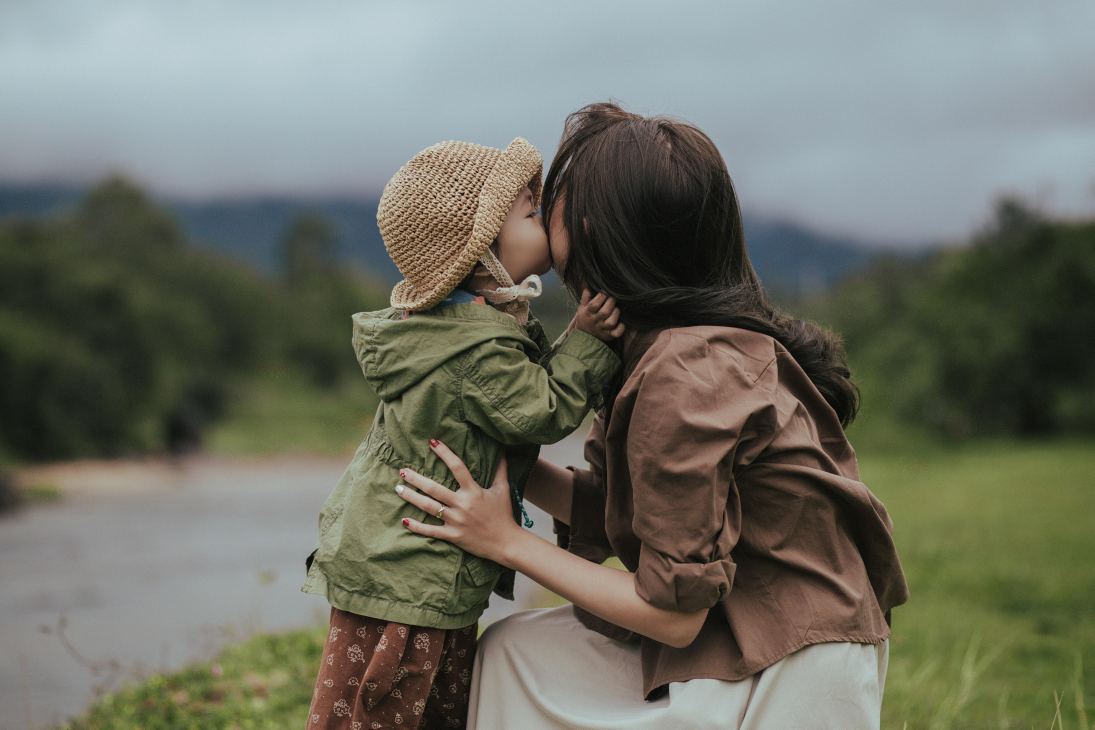
#> input picture college ki mathafodi/Love.jpg, 5472 x 3648 px (shown at 1/5 size)
$ python gray_level_slicing.py
#> lines starting #> are read from the running program, lines starting #| are printed output that depends on the picture; after the words box and inside, x2 and y2 are one past the last pixel; in counts of white or black regions, pixels touching at a corner belong together
import cv2
import numpy as np
from pathlib import Path

def gray_level_slicing(image_path, A, B, preserve_bg=False, highlight_val=255):
   #A, B: Lower and upper intensity threshold limits.


  # Load image directly in grayscale (single I/O operation)
#> called with image_path = 'college ki mathafodi/Love.jpg', A = 100, B = 200, preserve_bg = False, highlight_val = 255
  img = cv2.imread(image_path, cv2.IMREAD_GRAYSCALE)
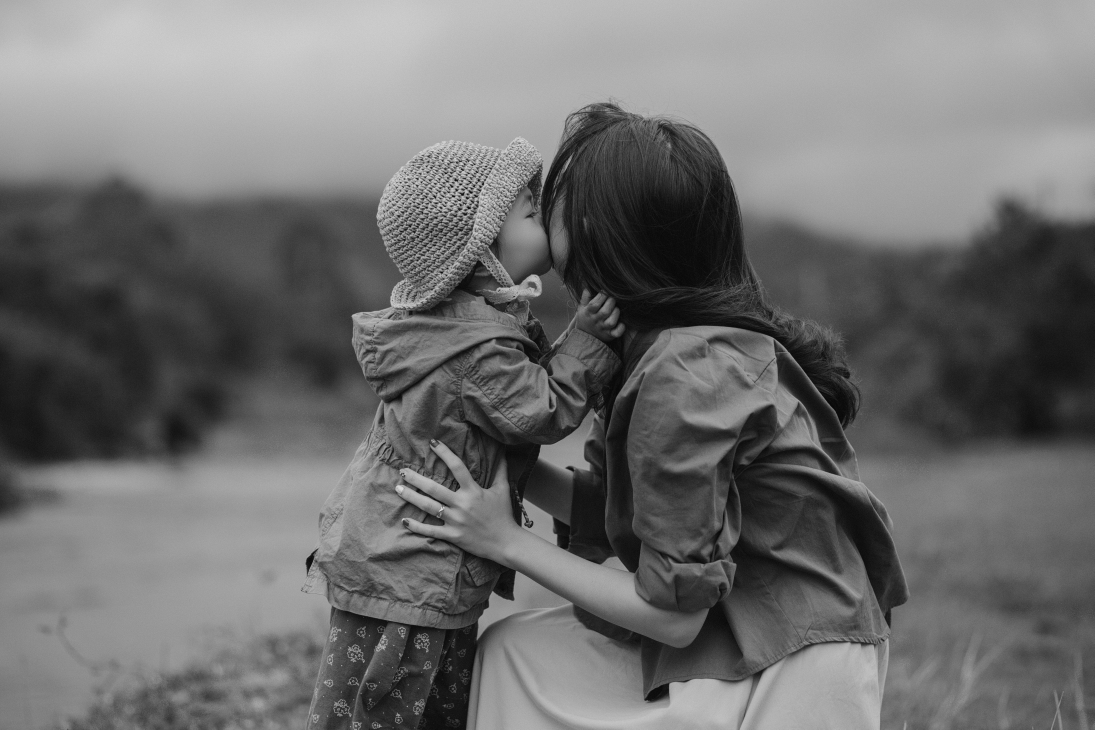
#> img: shape (3648, 5472) (shown at 1/5 size); min 0, max 233, mean 110.6
  if img is None:
    raise FileNotFoundError(f"Error: Could not load image from {image_path}")

  # Create a boolean mask for the target intensity range [A, B]
  # Vectorized comparison runs at C-speed via NumPy
  mask = (img >= A) & (img <= B)
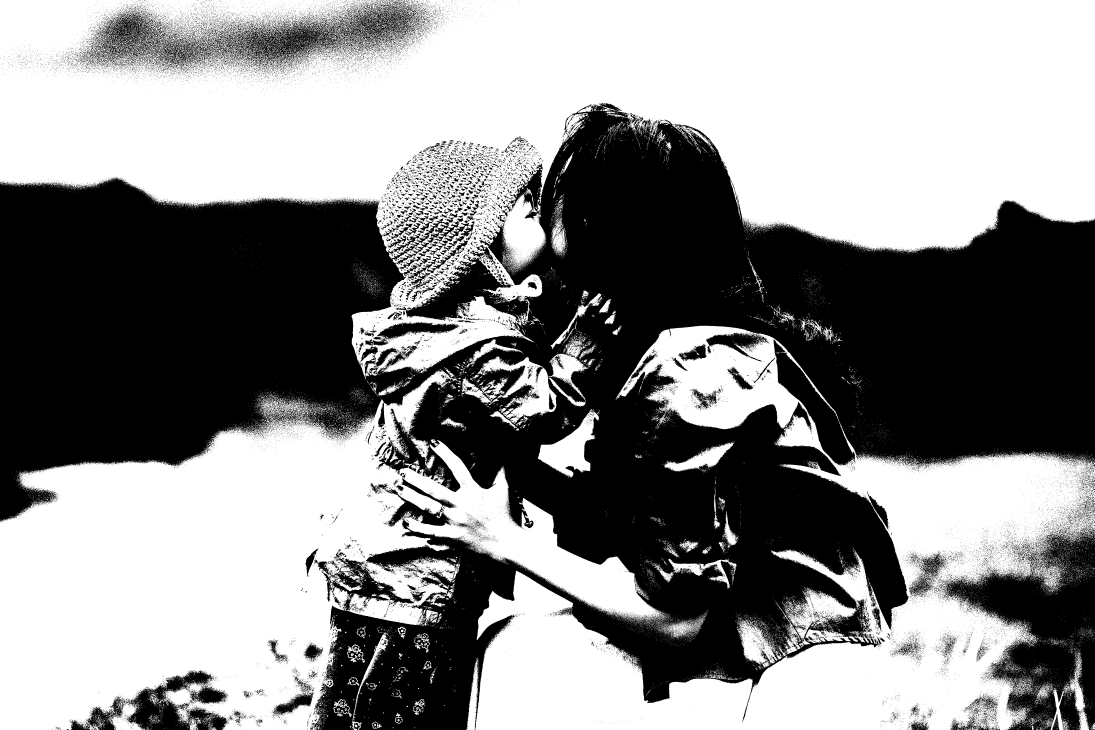
#> mask: shape (3648, 5472) bool (shown at 1/5 size); 54.7% white; 44405 black regions (41867 under 20 px), largest, box (x1, y1, x2, y2) and area: (0, 516, 5472, 3648) 7897954, (4714, 2631, 5472, 3648) 346565, (445, 13, 2110, 337) 136471

  if preserve_bg:
    # Copy original to keep background, modify only masked pixels
    output_img = img.copy()
    output_img[mask] = highlight_val #highlight_val: Intensity value assigned to the target range
  else:
    # Create black background array and fill only the masked region
    output_img = np.zeros_like(img)
    output_img[mask] = highlight_val

  return img, output_img


image_path = Path(__file__).with_name("Love.jpg")
img, result = gray_level_slicing(str(image_path), 100, 200)

scale_percent = 50  # Display images at half their original size.
width = int(img.shape[1] * scale_percent / 100)
#> width = 2736
height = int(img.shape[0] * scale_percent / 100)
#> height = 1824
display_size = (width, height)
#> display_size = (2736, 1824)

img_resized = cv2.resize(img, display_size, interpolation=cv2.INTER_AREA)
result_resized = cv2.resize(result, display_size, interpolation=cv2.INTER_AREA)
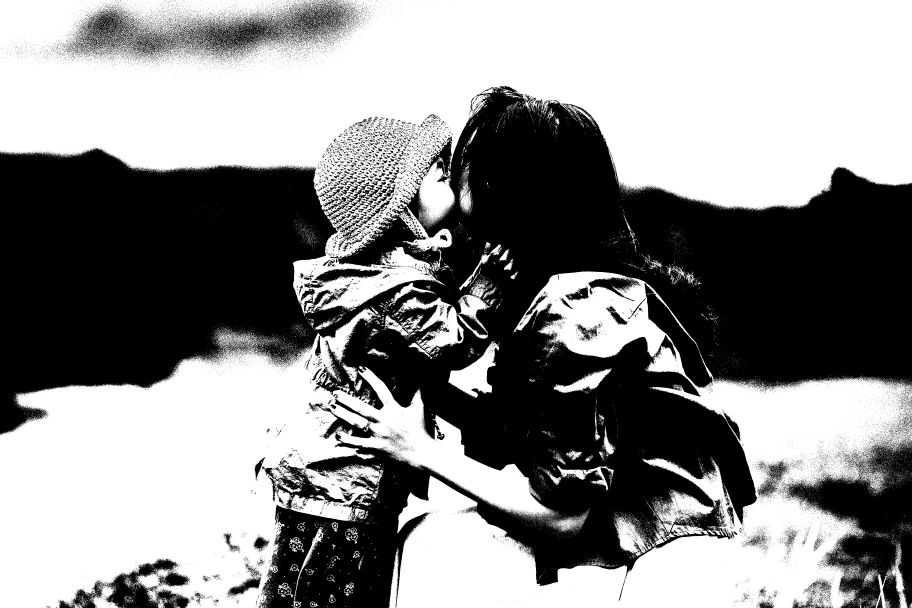
#> result_resized: shape (1824, 2736) (shown at 1/3 size); min 0, max 255, mean 139.4

cv2.imshow("Original", img_resized)
cv2.imshow("Sliced", result_resized)
cv2.waitKey(0)
cv2.destroyAllWindows()
